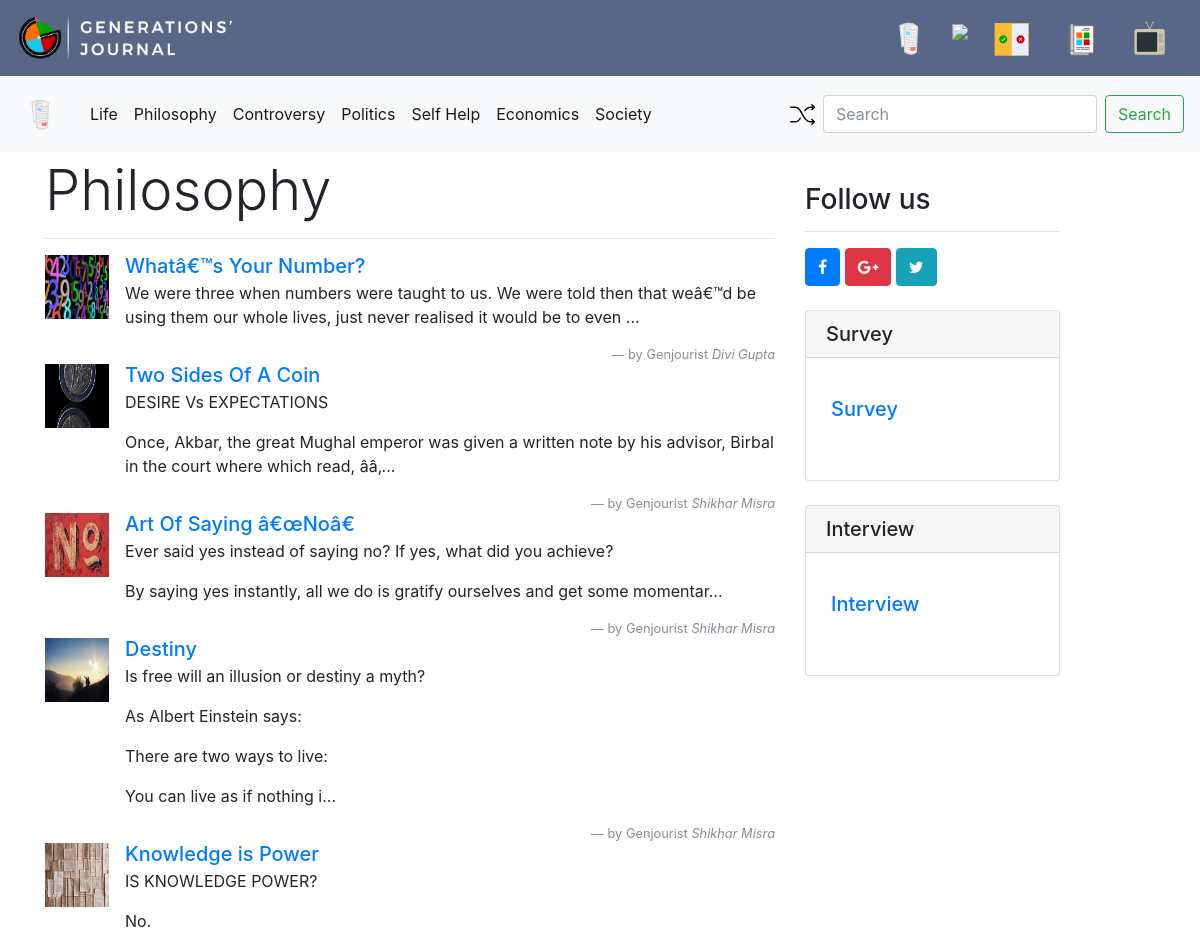
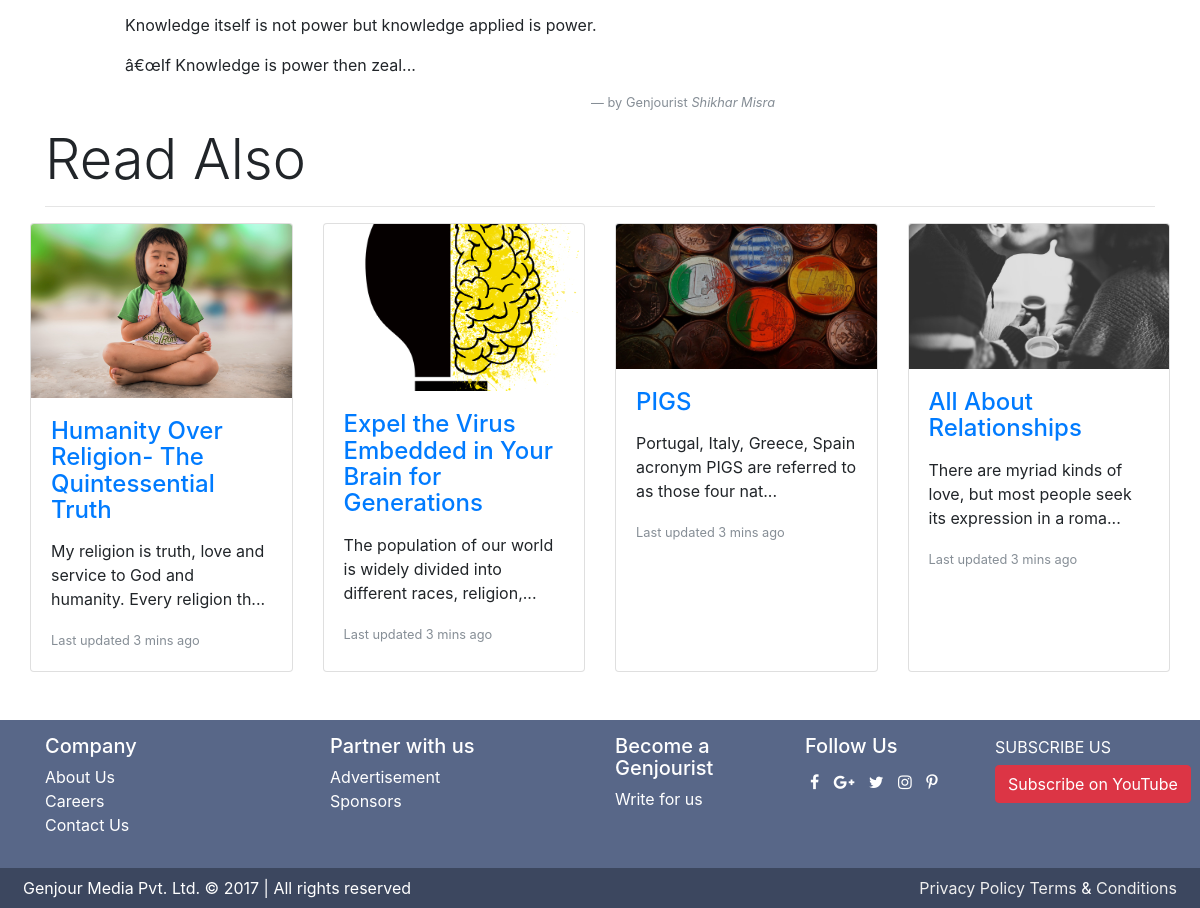
Page /category.php?category=Philosophy on the committed database (2 pictures, top to bottom).
### tables this page shows
CREATE TABLE `categories` (
  `id` int(11) NOT NULL,
  `category_name` varchar(100) NOT NULL
);

CREATE TABLE `journals` (
  `post_id` bigint(20) UNSIGNED NOT NULL,
  `post_title` text NOT NULL,
  `post_category` text NOT NULL,
  `genjourist_name` text NOT NULL,
  `post_content` longtext NOT NULL,
  `post_tags` text NOT NULL,
  `post_counter` bigint(20) DEFAULT NULL,
  `post_date` datetime NOT NULL DEFAULT '0000-00-00 00:00:00',
  `post_url` mediumtext NOT NULL,
  `img_url` text NOT NULL
);

### category.php (the view)
<?php
	include('includes/routes.php');
	include('includes/header.php');
	include('includes/category-header.php');
	include('config/connect.php');
	$category = $_GET['category'];
	$category_query = "SELECT * FROM journals WHERE post_category = '$category';";
  	$category_sql = $conn->query($category_query);
  	$random = "SELECT * FROM journals WHERE NOT post_category= '$category' ORDER BY RAND() LIMIT 0,4;";
	$random_sql = $conn->query($random);
?>
<div class="container">
	<div class="row mt-2">
		<div class="col-md-8">
			<h4 class="display-4">
				<?php
				if(isset($_GET['category']))
				{
		      		echo $_GET['category'];
		      	}
				?>
			</h4>
			<hr>
			<ul class="list-unstyled">
		  		<?php
		  			while ($row = $category_sql->fetch_assoc()) {
		  		?>
				  <li class="media">
				    <img class="d-flex mr-3" src="<?php echo $row['img_url']; ?>" alt="Generic placeholder image" style="height: 64px;width: 64px">
				    <div class="media-body">
				      <h5 class="mt-0 mb-1"><a href="post.php?post_id=<?php echo $row['post_id']; ?>"><?php echo $row['post_title']; ?></a></h5>
				      <?php
				      	$body = $row['post_content'];
				      	echo substr($body, 0,155)."...";
				       ?>
			            <footer class="blockquote-footer text-right">by Genjourist <cite title="Source Title"><?php echo $row['genjourist_name']; ?></cite></footer>
				    </div>
				  </li>
		  		<?php
		  			}
		  		?>
			</ul>
		</div>
		<div class="col-md-3 ">
			<h3 class="mt-4">Follow us</h3>
			<hr>
				<a href="#"><button type="button" class="btn btn-primary"><i class="fa fa-facebook " aria-hidden="true"></i></button></a>
				<a href="#"><button type="button" class="btn btn-danger"><i class="fa fa-google-plus  " aria-hidden="true"></i></button></a>
				<a href="#"><button type="button" class="btn btn-info"><i class="fa fa-twitter" aria-hidden="true"></i></button></a>
						<div class="card my-4">
	            <h5 class="card-header">Survey</h5>
	            <div class="card-body">
	              <div class="row">
		            <div class="card-body">
		            	<ul class="list-unstyled">
		            		<li class="media">
						    <div class="media-body">
						      <h5 class="mt-0 mb-1"><a href="#"> Survey</a></h5>
						    </div>
						  </li>
						</ul>
		            </div>
	              </div>
	            </div>
	          </div>
	          <div class="card my-4">
	            <h5 class="card-header">Interview</h5>
	            <div class="card-body">
	              <div class="row">
		            <div class="card-body">
		            	<ul class="list-unstyled">
		            		<li class="media">
						    <div class="media-body">
						      <h5 class="mt-0 mb-1"><a href="#"> Interview</a></h5>
						    </div>
						  </li>
						</ul>
		            </div>
	              </div>
	            </div>
	          </div>
		</div>
	</div>
	<div class="row mb-5">
		  <div class="col">
		  	<h4 class="display-4">Read Also</h4>
		  	<hr>
		  	<div class="row">
				<div class="card-deck">
				<?php
			   	 while($row = $random_sql->fetch_assoc()){
			   ?>
				  <div class="card">
				    <img class="card-img-top" src="<?php echo $row['img_url']?>" alt="Card image cap">
				    <div class="card-body">
				      <h4 class="card-title"><a href="post.php?post_id=<?php echo $row['post_id']; ?>"> <?php echo $row['post_title']; ?></a></h4>
				      <p class="card-text">
				      	<?php
				      		$body = $row['post_content'];
				      		echo substr($body, 0,80)."...";
				      	?>
				      </p>
				      <p class="card-text"><small class="text-muted">Last updated 3 mins ago</small></p>
				    </div>
				  </div>
				  <?php
				  	}
				  ?>
				</div>
		  	</div>
		  </div>
	</div>
</div>
    <?php
    	include('includes/footer.php');
    ?>

### includes/category-header.php (shortened to what this page needs)
<?php
  include('config/connect.php');
  $query = "SELECT * FROM categories";
  $categories =  $conn->query($query);
  $shuffle = "SELECT post_id from journals ORDER BY RAND() LIMIT 1";
  $shuffle_sql = $conn->query($shuffle);
  while ($row = $shuffle_sql->fetch_assoc()) {
    $post_id = $row['post_id'];
  }
?>
<nav class="navbar navbar-expand-lg navbar-light bg-light">
            <a class="navbar-brand" href="journal.php">
                <img src="img/icon/header-icons/journal-hover.svg" width="50" height="50" alt="">
            </a>
  <div class="collapse navbar-collapse" id="navbarTogglerDemo03">
    <ul class="navbar-nav mr-auto mt-2 mt-lg-0">
            <?php
              while($row = $categories ->fetch_assoc()){
            ?>
              <li class="nav-item active">
                <a class="nav-link" href="category.php?category=<?php echo $row["category_name"]; ?>"><?php echo $row["category_name"]; ?></a>
              </li>
              <?php }
              ?>
    </ul>
            <ul class="navbar-nav flex-row ml-md-auto d-none d-md-flex">
          <li class="nav-item">
              <a class="nav-link p-2" href="post.php?post_id=<?php echo $post_id; ?>">
              <img src="img/svg/nav-icons/shuffle-arrows.svg " width="25" height="25" alt="">
              </a>
            </li>
          </ul>
    <form class="form-inline my-2 my-lg-0" method="post">
      <input class="form-control mr-sm-2" type="text" placeholder="Search" aria-label="Search">
      <button class="btn btn-outline-success my-2 my-sm-0" type="submit">Search</button>
    </form>
  </div>
</nav>

### css/header.css (style rules this page uses)
.navbar { background-color: #586788; }

### rows in the picture
categories: category_name "Life"
categories: category_name "Philosophy"
categories: category_name "Controversy"
categories: category_name "Politics"
categories: category_name "Self Help"
categories: category_name "Economics"
categories: category_name "Society"
journals: img_url (picture), post_title "Whatâ€™s Your Number?", post_content "We were three when numbers were taught to us. We were told then that weâ€™d be using them our whole lives, just never realised it would be to even", genjourist_name "Divi Gupta"
journals: img_url (picture), post_title "Two Sides Of A Coin", post_content "DESIRE Vs EXPECTATIONS Once, Akbar, the great Mughal emperor was given a written note by his advisor, Birbal in the court where which read, ââ‚", genjourist_name "Shikhar Misra"
journals: img_url (picture), post_title "Art Of Saying â€œNoâ€", post_content "Ever said yes instead of saying no? If yes, what did you achieve? By saying yes instantly, all we do is gratify ourselves and get some momentar", genjourist_name "Shikhar Misra"
journals: img_url (picture), post_title "Destiny", post_content "Is free will an illusion or destiny a myth? As Albert Einstein says: There are two ways to live: You can live as if nothing i", genjourist_name "Shikhar Misra"
journals: img_url (picture), post_title "Knowledge is Power", post_content "IS KNOWLEDGE POWER? No. Knowledge itself is not power but knowledge applied is power. â€œIf Knowledge is power then zeal", genjourist_name "Shikhar Misra"
journals: img_url (picture), post_title "Humanity Over Religion- The Quintessential Truth", post_content "My religion is truth, love and service to God and humanity. Every religion th"
journals: img_url (picture), post_title "Expel the Virus Embedded in Your Brain for Generations", post_content "The population of our world is widely divided into different races, religion,"
journals: img_url (picture), post_title "PIGS", post_content "Portugal, Italy, Greece, Spain acronym PIGS are referred to as those four nat"
journals: img_url (picture), post_title "All About Relationships", post_content "There are myriad kinds of love, but most people seek its expression in a roma"

### other values in the picture
$_GET['category'] "Philosophy"
